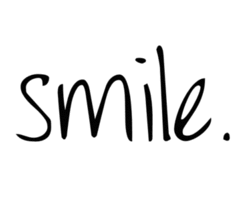
%> input picture Problem 3/s.jpg, 240 x 200 px
$ octave sort3a.m   (GNU Octave 9; MATLAB toolbox functions it lacks are replaced by stand-ins)
%> lines starting %> are read from the running program, lines starting %| are printed output that depends on the picture
%taking a grayscale image and putting it in a 10,000 dimensional vector
%then sorting by intensity
A = imread('s.jpg');
%> A is the input picture: size 200x240 uint8; min 0, max 255, mean 236.1
A = imresize(A, [100 100]); %resizes the image to 100 x 100 matrix
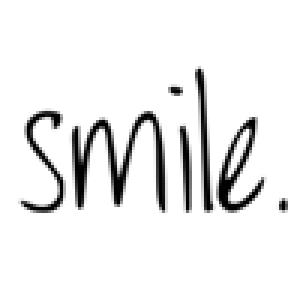
%> A: size 100x100 uint8 (shown 3 times larger); min 0, max 255, mean 236
x = reshape(A, 10000, 1); %put into a %10000 dimensional vector
x = sort(x); %sort the elements
plot(x);
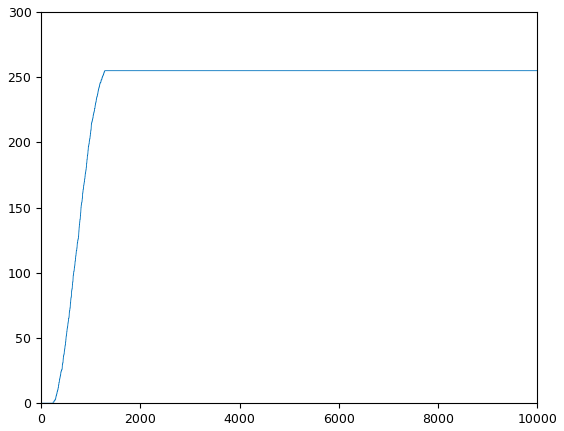
%> figure redrawn from the program's plot data; curve peaks at x = 1279, y = 255
